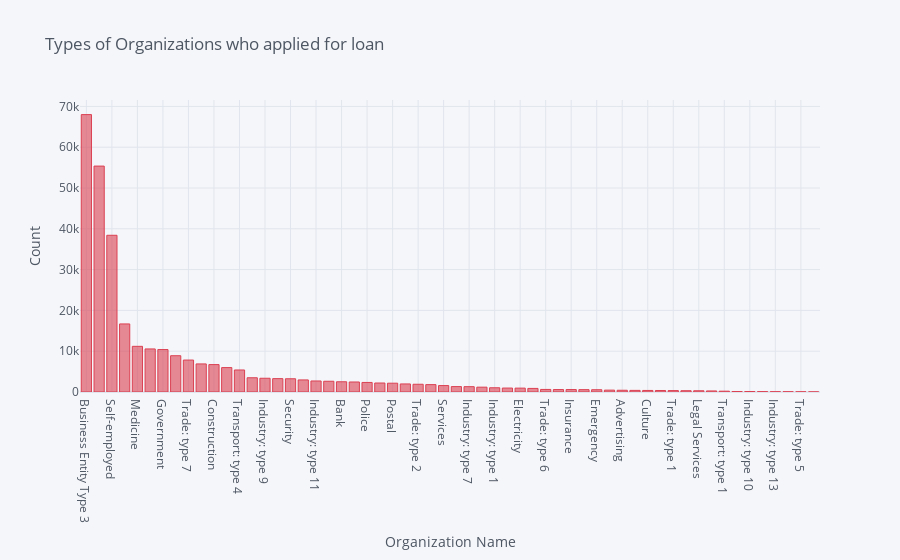

The cell this chart's notebook holds for it:
### Code cell
# Types of Organizations who applied for loan
temp = df["ORGANIZATION_TYPE"].value_counts()
temp.iplot(kind='bar', xTitle = 'Organization Name', yTitle = "Count", title = 'Types of Organizations who applied for loan', color = 'red')

### Figure 1 — Plotly figure (JSON) as saved in the notebook; plotly's stock layout.template omitted (floating-point values rounded to 4 significant figures)
{"data": [{"marker": {"color": "rgba(219, 64, 82, 0.6)", "line": {"color": "rgba(219, 64, 82, 1.0)", "width": 1}}, "name": "ORGANIZATION_TYPE", "orientation": "v", "text": "", "type": "bar", "x": ["Business Entity Type 3", "XNA", "Self-employed", "Other", "Medicine", "Business Entity Type 2", "Government", "School", "Trade: type 7", "Kindergarten", "Construction", "Business Entity Type 1", "Transport: type 4", "Trade: type 3", "Industry: type 9", "Industry: type 3", "Security", "Housing", "Industry: type 11", "Military", "Bank", "Agriculture", "Police", "Transport: type 2", "Postal", "Security Ministries", "Trade: type 2", "Restaurant", "Services", "University", "Industry: type 7", "Transport: type 3", "Industry: type 1", "Hotel", "Electricity", "Industry: type 4", "Trade: type 6", "Industry: type 5", "Insurance", "Telecom", "Emergency", "Industry: type 2", "Advertising", "Realtor", "Culture", "Industry: type 12", "Trade: type 1", "Mobile", "Legal Services", "Cleaning", "Transport: type 1", "Industry: type 6", "Industry: type 10", "Religion", "Industry: type 13", "Trade: type 4", "Trade: type 5", "Industry: type 8"], "y": [67992, 55374, 38412, 16683, 11193, 10553, 10404, 8893, 7831, 6880, 6721, 5984, 5398, 3492, 3368, 3278, 3247, 2958, 2704, 2634, 2507, 2454, 2341, 2204, 2157, 1974, 1900, 1811, 1575, 1327, 1307, 1187, 1039, 966, 950, 877, 631, 599, 597, 577, 560, 458, 429, 396, 379, 369, 348, 317, 305, 260, 201, 112, 109, 85, 67, 64, 49, 24]}], "layout": {"legend": {"bgcolor": "#F5F6F9", "font": {"color": "#4D5663"}}, "paper_bgcolor": "#F5F6F9", "plot_bgcolor": "#F5F6F9", "title": {"font": {"color": "#4D5663"}, "text": "Types of Organizations who applied for loan"}, "xaxis": {"gridcolor": "#E1E5ED", "showgrid": true, "tickfont": {"color": "#4D5663"}, "title": {"font": {"color": "#4D5663"}, "text": "Organization Name"}, "zerolinecolor": "#E1E5ED"}, "yaxis": {"gridcolor": "#E1E5ED", "showgrid": true, "tickfont": {"color": "#4D5663"}, "title": {"font": {"color": "#4D5663"}, "text": "Count"}, "zerolinecolor": "#E1E5ED"}}}
